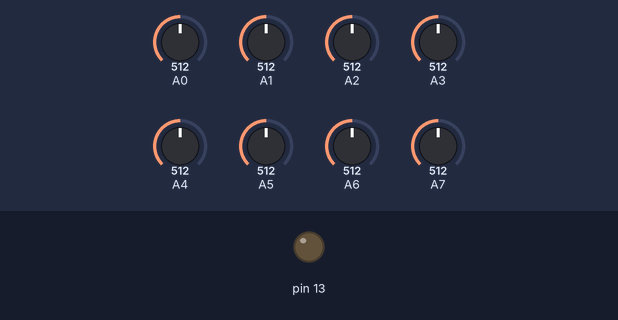
Bench run of a sketch on a simulated Arduino Nano, built with avr-gcc and run on an emulated ATmega328P. On the bench: output pins drawn as LEDs (lit = HIGH). The inputs (shaded band) are chosen by the test bench; at power-on: A0 = 512, A1 = 512, A2 = 512, A3 = 512, A4 = 512, A5 = 512, A6 = 512, A7 = 512. What the sketch prints to the serial monitor is not drawn.

Above: at 0.1 s.
At 7.6 s:
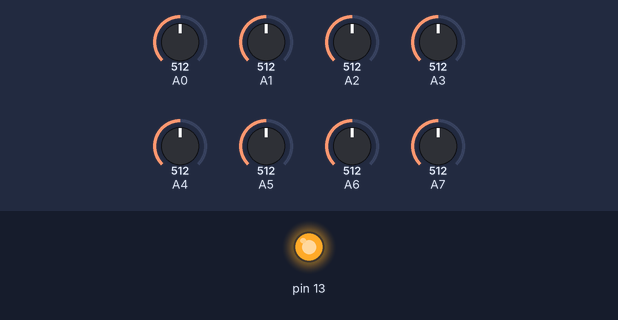
Timing chart, 0 to 11.0 s (numbered marks = the images above):
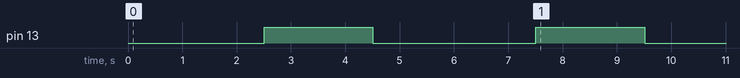

The sketch:

Save_Gia_Tri.ino
```cpp
#include <Arduino.h>
#include <Wire.h>
#include <SoftwareSerial.h>

int i;
int j;
int k;
int m;
int l;
int n;
int o;
int p;
int q;
int v;
int w;
int x;
int y;
int z;
int a;
int b;
int c;
int d;
int s;
int t;
int u;
int f;
int e;
int g;

void setup() {
  pinMode(A5, INPUT);
  pinMode(A6, INPUT);
  pinMode(A7, INPUT);
  pinMode(A4, INPUT);
  pinMode(A3, INPUT);
  pinMode(A2, INPUT);
  pinMode(A1, INPUT);
  pinMode(A0, INPUT);
  pinMode(13, OUTPUT);
  Serial.begin(9600);

  for (int count = 0; count < 5; count++) {
    i = (int)(analogRead(A5));
    j = (int)(analogRead(A6));
    k = (int)(analogRead(A7));
    m = (int)(analogRead(A4));
    l = (int)(analogRead(A3));
    n = (int)(analogRead(A2));
    o = (int)(analogRead(A1));
    p = (int)(analogRead(A0));
    delay(500);
  }
  digitalWrite(13, HIGH);
  delay(2000);
  digitalWrite(13, LOW);
  delay(3000);
  for (int count2 = 0; count2 < 5; count2++) {
    q = (int)(analogRead(A5));
    v = (int)(analogRead(A6));
    w = (int)(analogRead(A7));
    x = (int)(analogRead(A4));
    y = (int)(analogRead(A3));
    z = (int)(analogRead(A2));
    a = (int)(analogRead(A1));
    b = (int)(analogRead(A0));
  }
  c = (int)((p + b) / 2);
  d = (int)((o + a) / 2);
  s = (int)((n + z) / 2);
  t = (int)((l + y) / 2);
  u = (int)((m + x) / 2);
  f = (int)((k + w) / 2);
  e = (int)((j + v) / 2);
  g = (int)((i + q) / 2);
  delay(000);
  digitalWrite(13, HIGH);
  delay(2000);
  digitalWrite(13, LOW);
  delay(1000);

}

void loop() {
  Serial.print("int cb1 = ");
  Serial.print(d);
  Serial.println(";");
  Serial.print("int cb2 = ");
  Serial.print(s);
  Serial.println(";");
  Serial.print("int cb3 = ");
  Serial.print(t);
  Serial.println(";");
  Serial.print("int cb4 = ");
  Serial.print(u);
  Serial.println(";");
  Serial.print("int cb5 = ");
  Serial.print(g);
  Serial.println(";");
  Serial.print("int cb6 = ");
  Serial.print(e);
  Serial.println(";");
  Serial.print("int cb7 = ");
  Serial.print(f);
  Serial.println(";");
  Serial.print("int cb0 = ");
  Serial.print(c);
  Serial.println(";");
  delay(3000);

}
```
